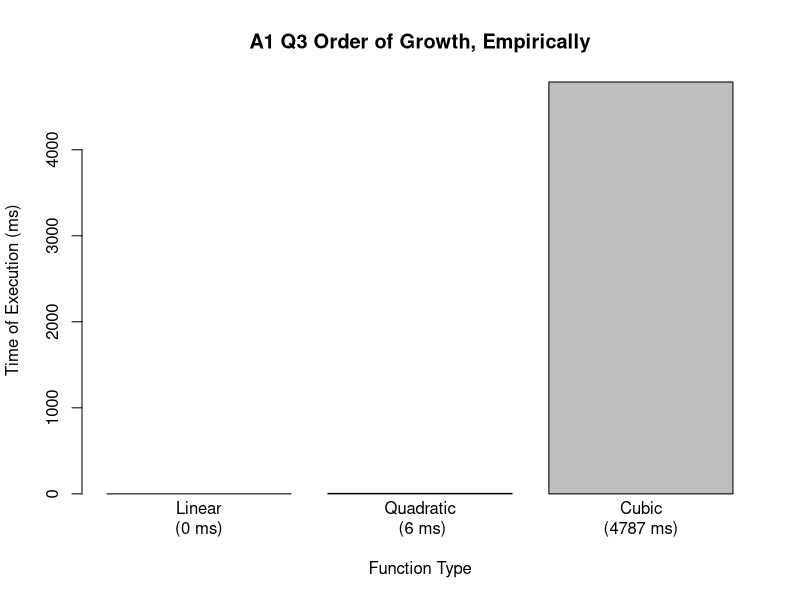

This figure's R source:
## ---- chunk 1
dat <- c(0, 6, 4787)
barplot(dat, 
        main="A1 Q3 Order of Growth, Empirically", 
        xlab="Function Type",
        ylab="Time of Execution (ms)",
        names.arg = c("Linear\n(0 ms)", "Quadratic\n (6 ms)", "Cubic\n(4787 ms)")

)
